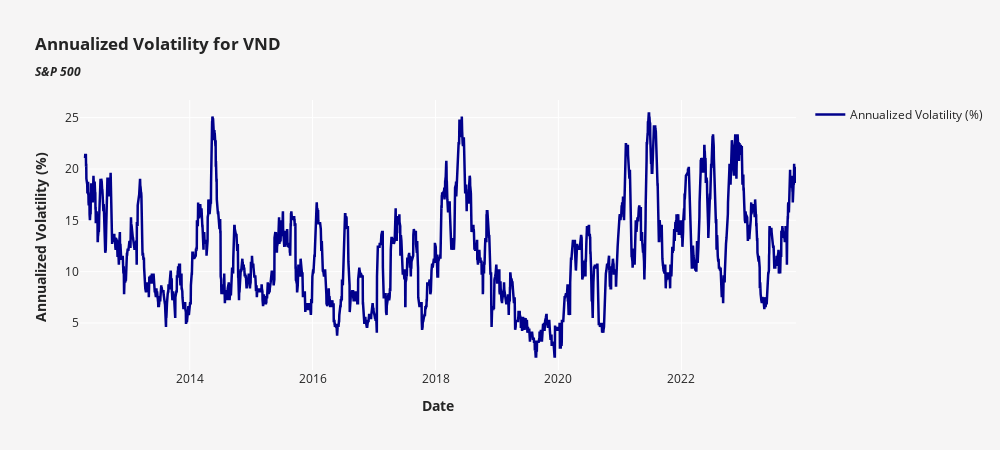

The notebook cell this image was saved under:
### Code cell
plot_volatility(symbol, 'monthly_vol')

### Figure 1 — Plotly figure (JSON) as saved in the notebook; plotly's stock layout.template omitted (floating-point values rounded to 4 significant figures; data arrays with more than 128 entries replaced by an {"elided": "..."} marker saying what was removed)
{"data": [{"line": {"color": "darkblue", "width": 2.5}, "mode": "lines", "name": "Annualized Volatility (%)", "type": "scatter", "x": {"elided": "2901 str values"}, "y": {"elided": "2901 float values"}}], "layout": {"height": 450, "paper_bgcolor": "#F6F5F5", "plot_bgcolor": "#F6F5F5", "showlegend": true, "title": {"text": "<b>Annualized Volatility for VND <br><i><sub>S&P 500</sub></i></b>", "x": 0.035, "xanchor": "left"}, "width": 1000, "xaxis": {"rangeslider": {"visible": false}, "title": {"text": "<b>Date</b>"}}, "yaxis": {"title": {"text": "<b>Annualized Volatility (%) </b>"}}}}
